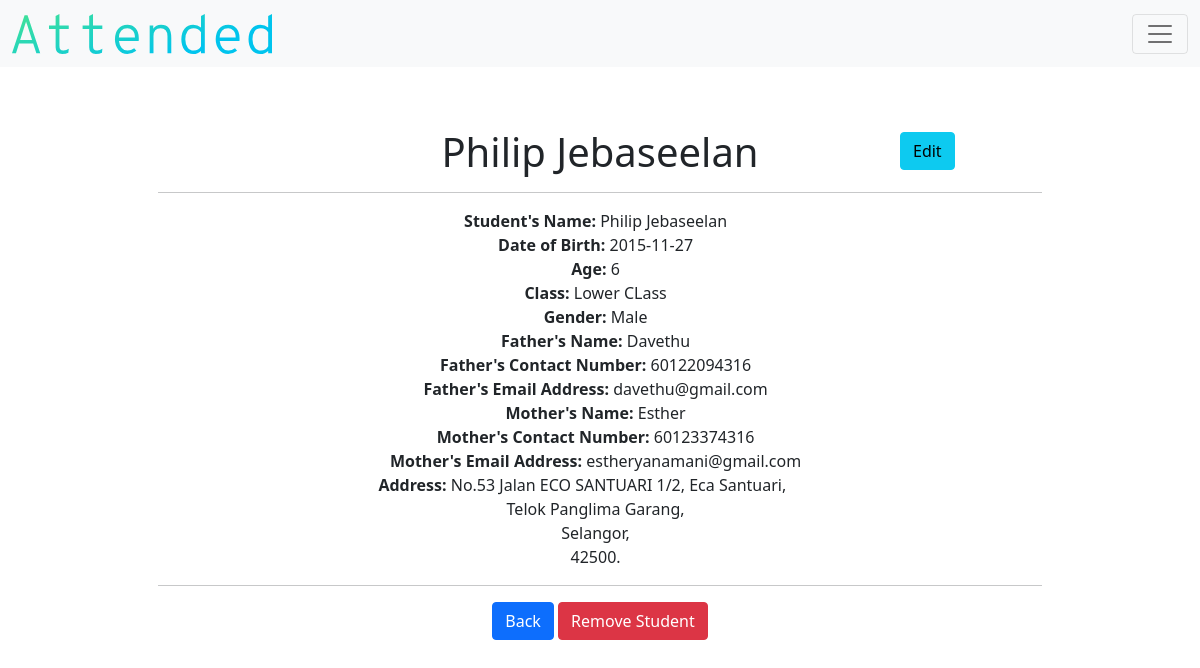
/detail_student/1 (signed in), run on an earlier commit of the app's database.
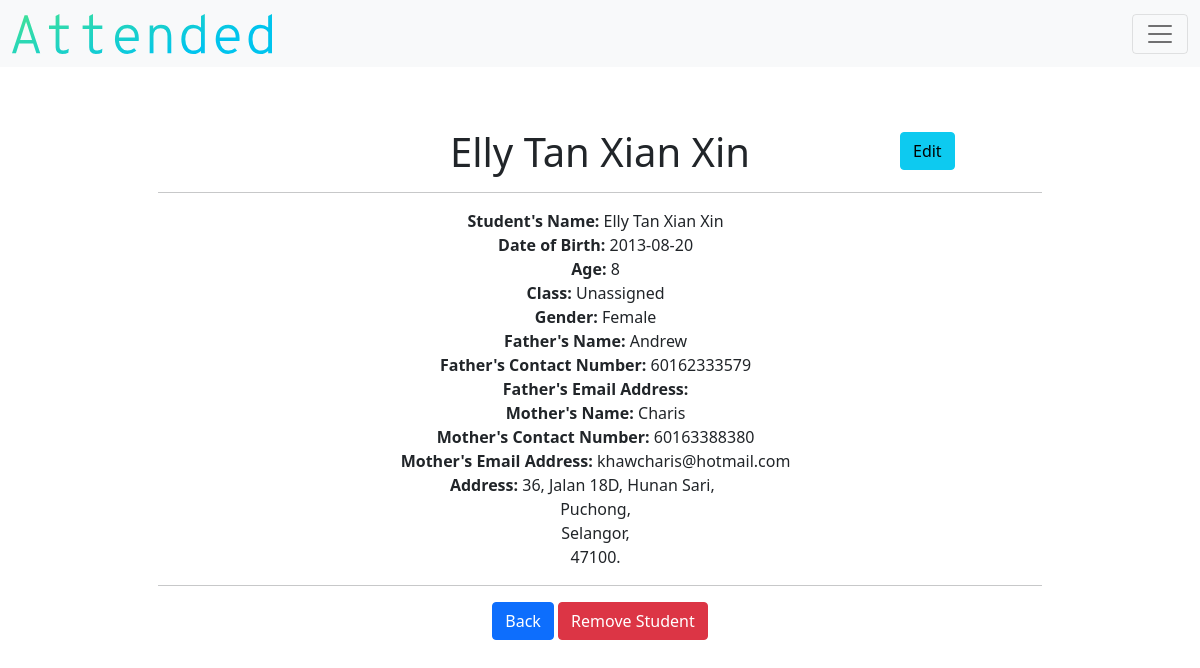
And on a later commit of the database.
### models.py (models this page shows)
class Student(db.Model):
    __tablename__ = "student"
    id = db.Column(db.Integer, primary_key=True)
    teacher_id = db.Column(db.Integer, db.ForeignKey("teacher.id"))
    class_id = db.Column(db.Integer, nullable=True, default=0)
    name = db.Column(db.String(), nullable=False)
    birth = db.Column(db.String(),nullable=False)
    age = db.Column(db.Integer(), nullable=False)
    gender = db.Column(db.String(), nullable=False)
    parent = db.Column(db.String(), nullable=True)
    parent2 = db.Column(db.String(), nullable=True)
    number = db.Column(db.Integer, nullable=True)
    number2 = db.Column(db.Integer, nullable=True)
    email = db.Column(db.String(), nullable=True)
    email2 = db.Column(db.String(), nullable=True)
    address = db.Column(db.String(), nullable=False)
    city = db.Column(db.String(), nullable=False)
    state = db.Column(db.String(), nullable=False)
    postcode = db.Column(db.Integer, nullable=False)
    attend_count = db.Column(db.Integer, nullable=True, default=0)
    student_attends = db.relationship("Attendance", backref="student_attend")

class Class(db.Model):
    __tablename__ = "class"
    id = db.Column(db.Integer, primary_key=True)
    teacher_id = db.Column(db.Integer, db.ForeignKey("teacher.id"))
    name = db.Column(db.String(), nullable=False)
    lowest_age = db.Column(db.Integer, nullable=False)
    highest_age = db.Column(db.Integer, nullable=False)
    student_count = db.Column(db.Integer, default=0)
    attendance_count = db.Column(db.Integer, default=0)
    class_attends = db.relationship("Attendance", backref="class_attend")

### application.py (the view)
@app.route("/detail_student/<string:id>")
def student(id):
    teacher = current_user.get_id()
    teacher_object = db.session.query(Teacher).filter_by(id=teacher).first()
    if not current_user.is_authenticated:
        return redirect("/login")
    else:
        teacher = current_user.get_id()
        student_object = Student.query.filter_by(id=id, teacher_id=teacher)
        class_object = Class.query.all()
        return render_template("detail-student.html", students = student_object, classes=class_object, teacher=teacher_object)

### application.py (called while the page is built)
@login.user_loader
def load_user(id):
    return Teacher.query.get(id)

### templates/detail-student.html (shortened to what this page needs)
{% extends "layout.html" %}
{% block main %}
    {% for student in students %}
        <h1>{{student.name}}</h1>
        <a class="btn btn-info" id="edit-student-detail" href="/edit-student/{{student.id}}" type="button">Edit</a>
        <hr>
            <div class="col-4" id="detail-col4">
                <b>Student's Name:</b> {{student.name}}
            </div>
            <div class="col-4" id="detail-col4">
                <b>Date of Birth:</b> {{student.birth}}
            </div>
            <div class="col-4" id="detail-col4">
                <b>Age:</b> {{student.age}}
            </div>
            <div class="col-4" id="detail-col4">
                 {% if student.class_id == 0 %}
                     <b>Class:</b> Unassigned
                 {% else %}
                    {% for class in classes %}
                        {% if class.id == student.class_id %}
                            <b>Class:</b> {{class.name}}
                        {% endif %}
                    {% endfor %}
                 {% endif %}
            </div>
            <div class="col-4" id="detail-col4">
                 <b>Gender:</b> {{student.gender}}
            </div>
            {% if student.parent == "" %}
                <div class="col-4" id="detail-col4">
                    <b>Mother's Name:</b> {{student.parent2}}
                </div>
                <div class="col-4" id="detail-col4">
                    <b>Mother's Contact Number:</b> {{student.number2}}
                </div>
                <div class="col-4" id="detail-col4">
                    <b>Mother's Email Address:</b> {{student.email2}}
                </div>
            {% else %}
                <div class="col-4" id="detail-col4">
                    <b>Father's Name:</b> {{student.parent}}
                </div>
                <div class="col-4" id="detail-col4">
                    <b>Father's Contact Number:</b> {{student.number}}
                </div>
                <div class="col-4" id="detail-col4">
                    <b>Father's Email Address:</b> {{student.email}}
                </div>
                <div class="col-4" id="detail-col4">
                    <b>Mother's Name:</b> {{student.parent2}}
                </div>
                <div class="col-4" id="detail-col4">
                    <b>Mother's Contact Number:</b> {{student.number2}}
                </div>
                <div class="col-4" id="detail-col4">
                    <b>Mother's Email Address:</b> {{student.email2}}
                </div>
            {% endif %}
            <div class="col-6" id="detail-col6">
                <b>Address:</b> {{student.address}},
            </div>
            <div class="col-4" id="detail-col4">
                {{student.city}},
            </div>
            <div class="col-4" id="detail-col4">
                {{student.state}},
            </div>
            <div class="col-4" id="detail-col4">
                {{student.postcode}}.
            </div>
            <hr>
            <div class="col-12" id="detail-col12">
                <a href="/registrar" class="btn btn-primary">Back</a>
                <a href="/delete_student/{{student.id}}" class="btn btn-danger">Remove Student</a>
            </div>
    {% endfor %}
{% endblock %}

### templates/layout.html (shortened to what this page needs)
<!DOCTYPE html>
<html lang="en">
    <head>
        <link href="https://cdn.jsdelivr.net/npm/bootstrap@5.1.1/dist/css/bootstrap.min.css" rel="stylesheet">
        <link href="../static/css/style.css" rel="stylesheet">
    </head>
    <body>
        <nav class="navbar navbar-light bg-light fixed-top">
            <div class="container-fluid">
                <a class="navbar-brand" href="/"><img id="brandlabel" src="../static/images/brand.svg"class="d-inline-block align-text-top"></a>
                {% if current_user.is_authenticated %}
                <button class="navbar-toggler" type="button" data-bs-toggle="offcanvas" data-bs-target="#offcanvasNavbar" aria-controls="offcanvasNavbar">
                    <span class="navbar-toggler-icon"></span>
                </button>
                {% endif %}
            </div>
        </nav>
        <main class="container p-5">
            {% block main %}{% endblock %}
        </main>
    </body>
</html>

### static/css/style.css (style rules this page uses)
#brandlabel { height:40px; }
main { overflow-x: auto; text-align: center; }
.p-5 { padding: 8rem!important; }
#detail-col4 { flex: 0 0 auto; width: 99%; }
#detail-col6 { flex: 0 0 auto; width: 96%; }
#detail-col12 { flex: 0 0 auto; width: 100%; }
#edit-student-detail { position:absolute; top:16.5%; left:75%; }

What changed in the data, as far as the page shows it:
removed Class: name "Lower CLass"
changed Student "Selangor": name "Philip Jebaseelan" → "Elly Tan Xian Xin"; birth "2015-11-27" → "2013-08-20"; age "6" → "8"; gender "Male" → "Female"; parent "Davethu" → "Andrew"; number "60122094316" → "60162333579"; parent2 "Esther" → "Charis"; number2 "60123374316" → "60163388380"; email2 "estheryanamani@gmail.com" → "khawcharis@hotmail.com"; address "No.53 Jalan ECO SANTUARI 1/2, Eca Santuari" → "36, Jalan 18D, Hunan Sari"; city "Telok Panglima Garang" → "Puchong"; postcode "42500" → "47100"; email "davethu@gmail.com" → (not shown); now shows "Class: Unassigned"
